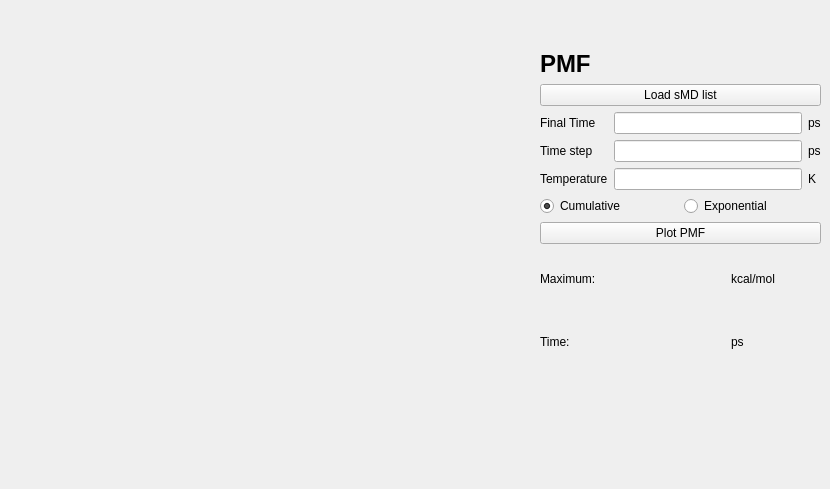
    <widget class="QWidget" name="tab">
     <attribute name="title">
      <string>sMD results</string>
     </attribute>
     <widget class="QWidget" name="widget_2" native="true">
      <property name="geometry">
       <rect>
        <x>0</x>
        <y>0</y>
        <width>511</width>
        <height>480</height>
       </rect>
      </property>
     </widget>
     <widget class="QWidget" name="layoutWidget">
      <property name="geometry">
       <rect>
        <x>540</x>
        <y>50</y>
        <width>281</width>
        <height>320</height>
       </rect>
      </property>
      <layout class="QVBoxLayout" name="verticalLayout_6">
       <item>
        <layout class="QVBoxLayout" name="verticalLayout_3">
         <item>
          <widget class="QLabel" name="label_25">
           <property name="font">
            <font>
             <family>Arial</family>
             <pointsize>18</pointsize>
             <bold>true</bold>
            </font>
           </property>
           <property name="text">
            <string>PMF</string>
           </property>
          </widget>
         </item>
         <item>
          <layout class="QGridLayout" name="gridLayout_7">
           <item row="3" column="2">
            <widget class="QLabel" name="label_24">
             <property name="text">
              <string>K</string>
             </property>
            </widget>
           </item>
           <item row="2" column="1">
            <widget class="QLineEdit" name="lineEdit_smdstep"/>
           </item>
           <item row="1" column="2">
            <widget class="QLabel" name="label_22">
             <property name="text">
              <string>ps</string>
             </property>
            </widget>
           </item>
           <item row="2" column="0">
            <widget class="QLabel" name="label_19">
             <property name="text">
              <string>Time step</string>
             </property>
            </widget>
           </item>
           <item row="0" column="0" colspan="3">
            <widget class="QPushButton" name="button_smdlist">
             <property name="text">
              <string>Load sMD list</string>
             </property>
            </widget>
           </item>
           <item row="2" column="2">
            <widget class="QLabel" name="label_23">
             <property name="text">
              <string>ps</string>
             </property>
            </widget>
           </item>
           <item row="3" column="0">
            <widget class="QLabel" name="label_21">
             <property name="text">
              <string>Temperature</string>
             </property>
            </widget>
           </item>
           <item row="1" column="1">
            <widget class="QLineEdit" name="lineEdit_smdtime"/>
           </item>
           <item row="1" column="0">
            <widget class="QLabel" name="label_18">
             <property name="text">
              <string>Final Time</string>
             </property>
            </widget>
           </item>
           <item row="3" column="1">
            <widget class="QLineEdit" name="lineEdit_smdT"/>
           </item>
          </layout>
         </item>
         <item>
          <layout class="QHBoxLayout" name="horizontalLayout_5">
           <item>
            <widget class="QRadioButton" name="check_cumulative">
             <property name="text">
              <string>Cumulative</string>
             </property>
             <property name="checked">
              <bool>true</bool>
             </property>
            </widget>
           </item>
           <item>
            <widget class="QRadioButton" name="check_exponential">
             <property name="text">
              <string>Exponential</string>
             </property>
            </widget>
           </item>
          </layout>
         </item>
        </layout>
       </item>
       <item>
        <widget class="QPushButton" name="button_plotpmf">
         <property name="text">
          <string>Plot PMF</string>
         </property>
        </widget>
       </item>
       <item>
        <layout class="QVBoxLayout" name="verticalLayout_4">
         <item>
          <layout class="QHBoxLayout" name="horizontalLayout_7">
           <item>
            <widget class="QLabel" name="label_32">
             <property name="text">
              <string>Maximum:</string>
             </property>
            </widget>
           </item>
           <item>
            <widget class="QLabel" name="label_maximum">
             <property name="text">
              <string/>
             </property>
            </widget>
           </item>
           <item>
            <widget class="QLabel" name="label_33">
             <property name="text">
              <string>kcal/mol</string>
             </property>
            </widget>
           </item>
          </layout>
         </item>
         <item>
          <layout class="QHBoxLayout" name="horizontalLayout_8">
           <item>
            <widget class="QLabel" name="label_34">
             <property name="text">
              <string>Time:</string>
             </property>
            </widget>
           </item>
           <item>
            <widget class="QLabel" name="label_time">
             <property name="text">
              <string/>
             </property>
            </widget>
           </item>
           <item>
            <widget class="QLabel" name="label_36">
             <property name="text">
              <string>ps</string>
             </property>
            </widget>
           </item>
          </layout>
         </item>
        </layout>
       </item>
      </layout>
     </widget>
    </widget>
